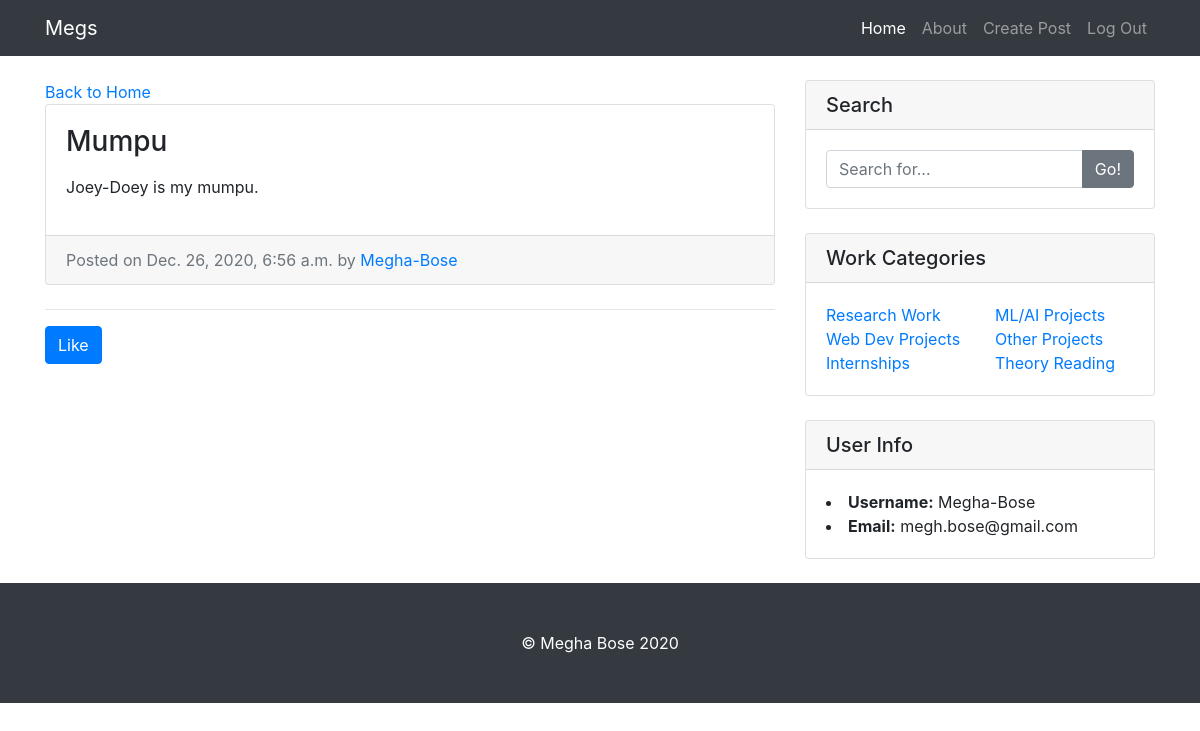
The app's page /entry/7/ (signed in) with its own data.
### entries/models.py (models this page shows, shortened)
class Entry(models.Model):
    entry_title = models.CharField(max_length=50)
    entry_text = models.TextField()
    entry_date = models.DateTimeField(auto_now_add=True)
    entry_author = models.ForeignKey(User, on_delete=models.CASCADE)
    class Meta:
        verbose_name_plural = "entries"

### entries/views.py (the view)
# urls.py: path('entry/<int:pk>/', EntryView.as_view(), name='entry-detail'),
class EntryView(LoginRequiredMixin, DetailView):
    model = Entry
    template_name = 'entries/entry_detail.html'

### entries/templates/entries/entry_detail.html (shortened to what this page needs)
{% extends "entries/base.html" %}
{% block content %}
<div class="col-md-8 mt-4">
    <a href="{% url 'blog-home' %}">Back to Home</a>
    <div class="card mb-4">
      <div class="card-body">
        <h3 class="card-title">{{ object.entry_title }}</h3>
        <p class="card-text">{{ object.entry_text|linebreaks }}</p>
      </div>
      <div class="card-footer text-muted">
        Posted on {{ object.entry_date }} by
        <a href="#">{{ object.entry_author }}</a>
      </div>
    </div>
    <hr>
    <form action="{% url 'like_entry' object.pk %}"
    method="POST">
      <button type="submit" class="btn btn-primary" name="entry_likes">Like</button>
    </form>
  </div>
  {% endblock %}

### entries/templates/entries/base.html (shortened to what this page needs)
{% load static %}
<!DOCTYPE html>
<html lang="en">
<head>
  <link href="{% static 'entries/vendor/bootstrap/css/bootstrap.min.css' %}" rel="stylesheet">
  <link href="{% static 'entries/css/blog-home.css' %}" rel="stylesheet">
</head>
<body>
  <nav class="navbar navbar-expand-lg navbar-dark bg-dark fixed-top">
    <div class="container">
      <a class="navbar-brand" href="#">Megs</a>
      <div class="collapse navbar-collapse" id="navbarResponsive">
        <ul class="navbar-nav ml-auto">
          <li class="nav-item active">
            <a class="nav-link" href="{% url 'blog-home' %}">Home
            </a>
          </li>
          <li class="nav-item">
            <a class="nav-link" href="#">About</a>
          </li>
          <li class="nav-item">
            <a class="nav-link" href="{% url 'create-entry' %}">Create Post</a>
          </li>
          <li class="nav-item">
            <a class="nav-link" href="{% url 'logout' %}">Log Out</a>
          </li>
        </ul>
      </div>
    </div>
  </nav>
  <div class="container">
    <div class="row">
      {% block content %} {% endblock %}
      <div class="col-md-4">
        <div class="card my-4">
          <h5 class="card-header">Search</h5>
          <div class="card-body">
            <div class="input-group">
              <input type="text" class="form-control" placeholder="Search for...">
              <span class="input-group-append">
                <button class="btn btn-secondary" type="button">Go!</button>
              </span>
            </div>
          </div>
        </div>
        <div class="card my-4">
          <h5 class="card-header">Work Categories</h5>
          <div class="card-body">
            <div class="row">
              <div class="col-lg-6">
                <ul class="list-unstyled mb-0">
                  <li>
                    <a href="#">Research Work</a>
                  </li>
                  <li>
                    <a href="#">Web Dev Projects</a>
                  </li>
                  <li>
                    <a href="#">Internships</a>
                  </li>
                </ul>
              </div>
              <div class="col-lg-6">
                <ul class="list-unstyled mb-0">
                  <li>
                    <a href="#">ML/AI Projects</a>
                  </li>
                  <li>
                    <a href="#">Other Projects</a>
                  </li>
                  <li>
                    <a href="#">Theory Reading</a>
                  </li>
                </ul>
              </div>
            </div>
          </div>
        </div>
        <div class="card my-4">
          <h5 class="card-header">User Info</h5>
          <div class="card-body">
            <li>
                <b>Username:</b> {{ user.username }}
            </li>
            <li>
              <b>Email:</b> {{ user.email }}
            </li>
          </div>
        </div>
      </div>
    </div>
  </div>
  <footer class="py-5 bg-dark">
    <div class="container">
      <p class="m-0 text-center text-white">&copy; Megha Bose <script>document.write(new Date().getFullYear())</script></p>
    </div>
  </footer>
</body>
</html>

### entries/static/entries/css/blog-home.css (style rules this page uses)
body { padding-top: 56px; }

### records on screen
Entry: entry_title "Mumpu", entry_text "Joey-Doey is my mumpu.", entry_date "Dec. 26, 2020, 6:56 a.m.", entry_author "Megha-Bose"

### other values on screen
{{ user.username }} "Megha-Bose"
{{ user.email }} "megh.bose@gmail.com"
